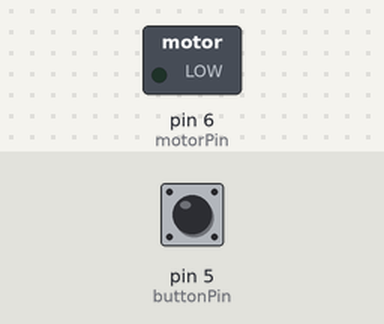
The sketch below on a simulated Arduino Uno, built with avr-gcc and run on an emulated ATmega328P. Shown: switched loads named in the sketch (green lamp = pin HIGH). Inputs (shaded band) come from the test bench; at power-on: pin 5 (buttonPin) HIGH.

Above: at 1.2 s.
1.3 s: pin 5 (buttonPin) pulled LOW for 1 s
At 2.5 s:
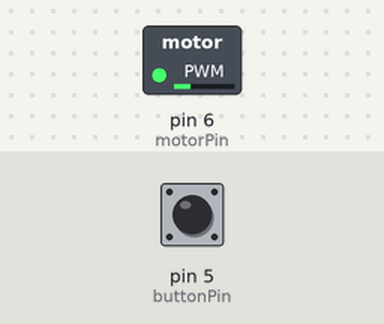
3.8 s: pin 5 (buttonPin) pulled LOW for 0.25 s
At 5.1 s:
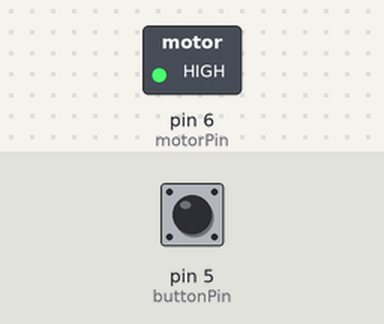
5.5 s: pin 5 (buttonPin) pulled LOW for 3.2 s
At 6.1 s:
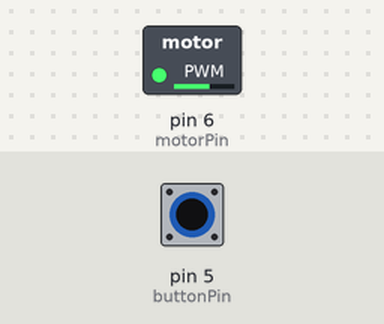
Timing chart, 0 to 10.1 s (numbered marks = the images above; inputs shaded):
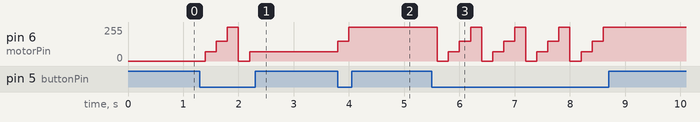

The sketch:

chapter-3.2.3.ino
```cpp
int buttonPin = 5;
int motorPin = 6;
int level = 0;

void setup() {
  pinMode(buttonPin, INPUT);
  pinMode(motorPin, OUTPUT);
}

void loop() {
  if (!digitalRead(buttonPin)) {    // 버튼이 눌렸을 경우에만 { } 실행
    if (level == 0) {
      analogWrite(motorPin, 70);
      level++;
    }
    else if (level == 1) {
      analogWrite(motorPin, 150);
      level++;
    }
    else if (level == 2) {
      analogWrite(motorPin, 255);
      level++;
    }
    else if (level == 3) {
      analogWrite(motorPin, 0);
      level=0;
    }
  }
  delay(200);
}
```

Measured:
- after the input at 1.3 s, pin 6 (motorPin): 0/255 → 70/255 after 0.10 s, → 150/255 0.20 s later, → 255/255 0.20 s later, → 0/255 0.20 s later, … (5 changes in this stretch)
- after the input at 3.8 s, pin 6 (motorPin): 70/255 → 150/255 at once, → 255/255 0.20 s later
- after the input at 5.5 s, pin 6 (motorPin): 255/255 → 0/255 after 0.10 s, then repeats every 0.80 s: 70/255 0.20 s, 150/255 0.20 s, 255/255 0.20 s, 0/255 0.20 s, until it stays 255/255 from 8.6 s
